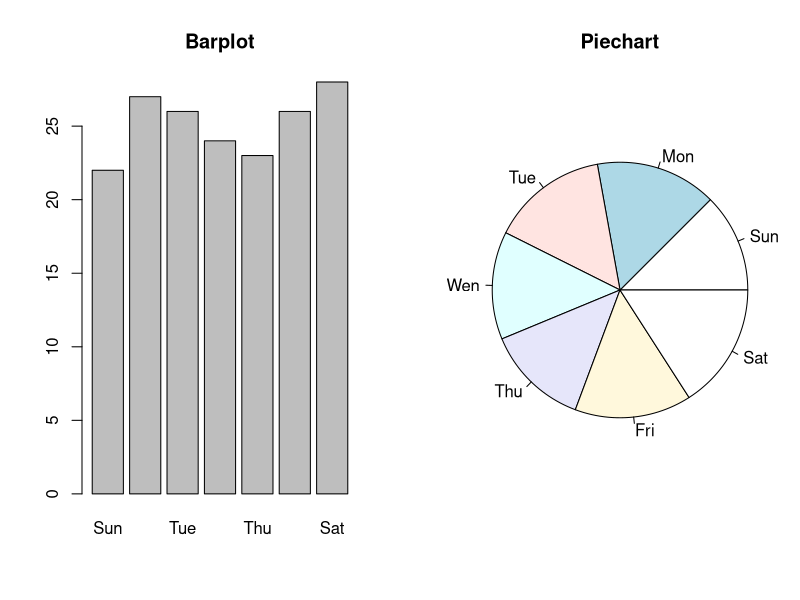
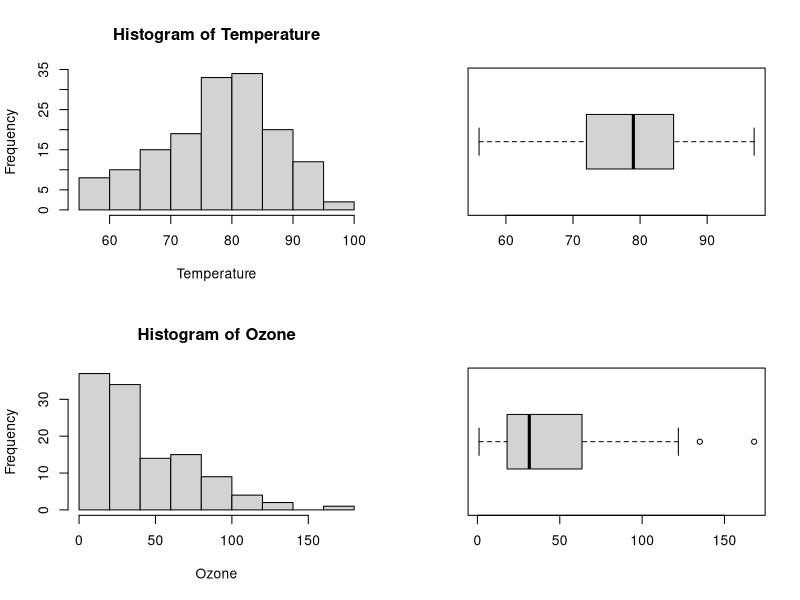
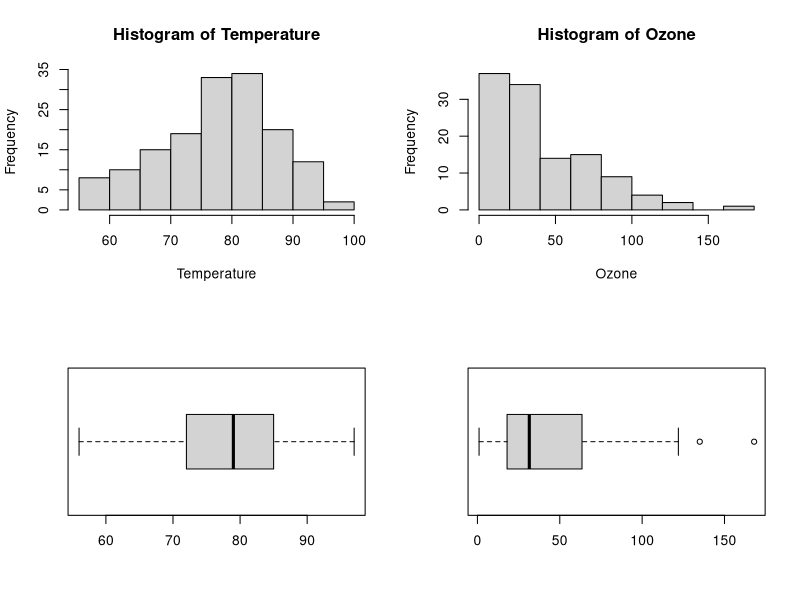
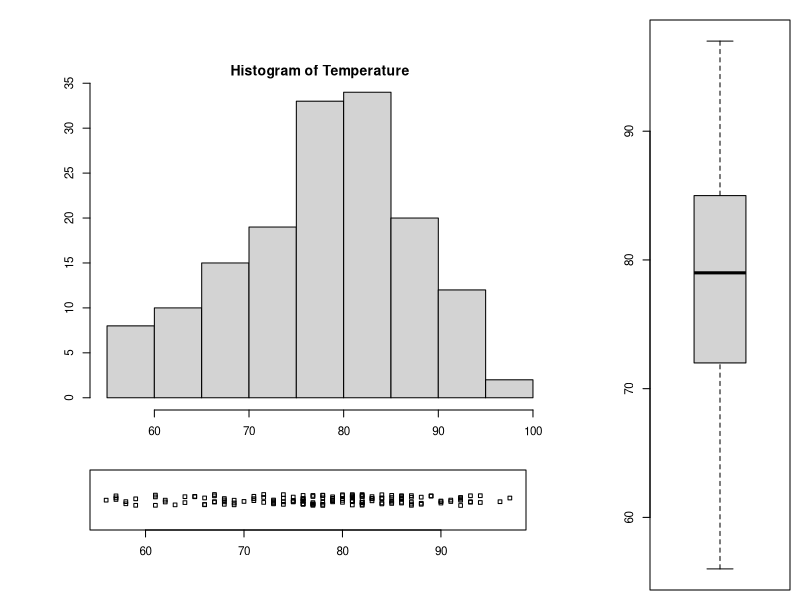
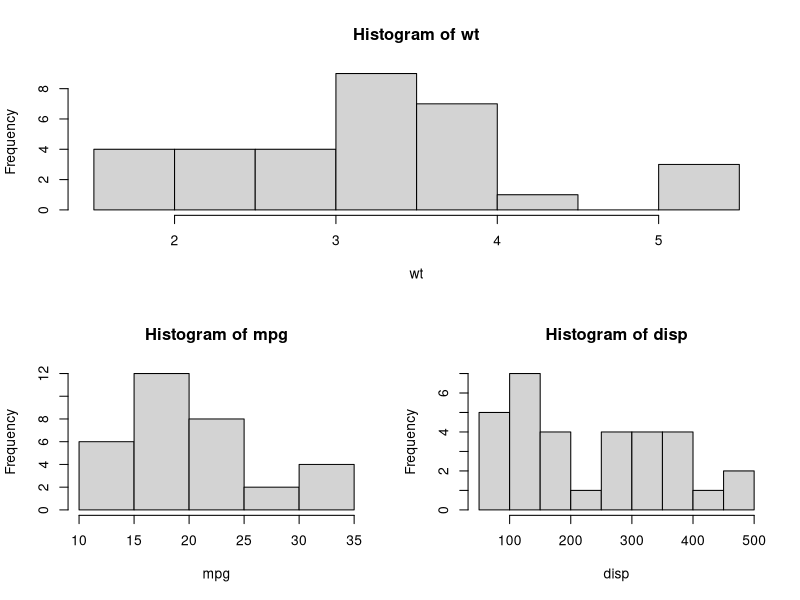
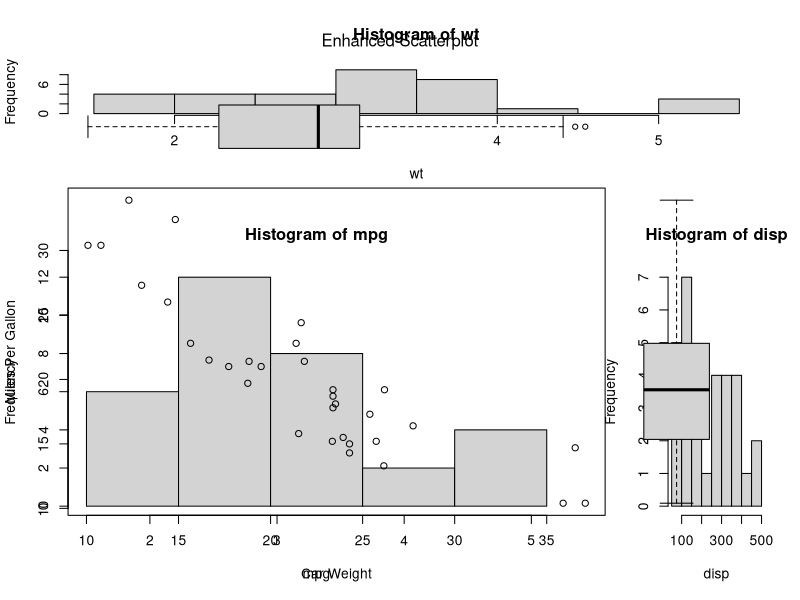
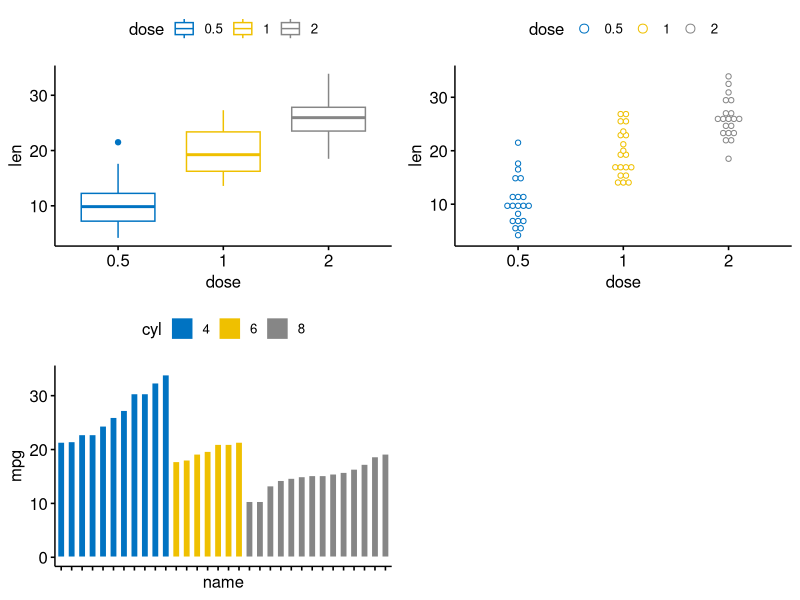
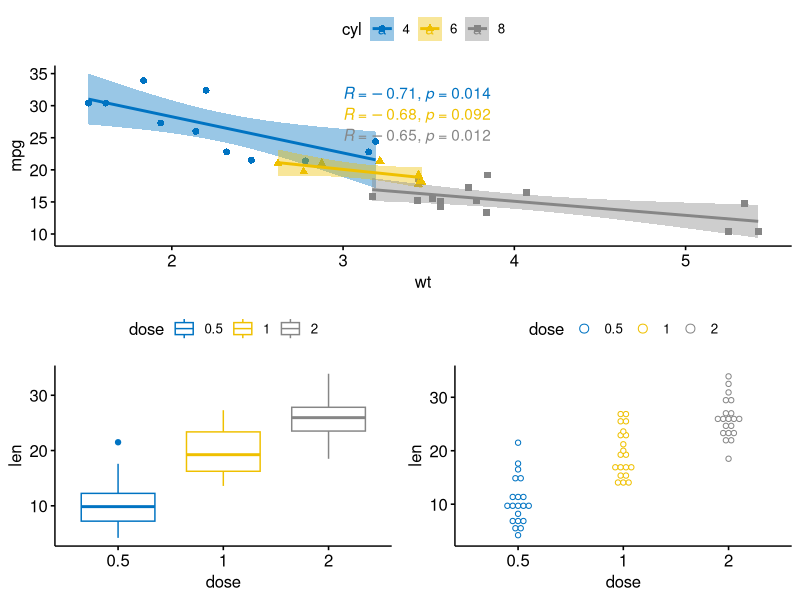

These figures' R source, in order:
#----------------------
#' combine plot
#----------------------

#方法1  par(mfrow=c(2,2)) par(mfcol=c(2,2)) 
{
  #Graphical parameter mfrow can be used to specify the number of subplot we need.
  #It takes in a vector of form c(m, n) which divides the given plot into m*n array of subplots. 
  #For example, if we need to plot two graphs side by side, we would have m=1 and n=2. Following example illustrates this.
  opar <- par(no.readonly = T)
  par(mfrow=c(1,2))    # set the plotting area into a 1*2 array
  max.temp <- c(22,27,26,24,23,26,28)
  names(max.temp) <- c("Sun", "Mon", "Tue", "Wen", "Thu", "Fri", "Sat")
  barplot(max.temp, main="Barplot")
  pie(max.temp, main="Piechart", radius=1)
  par(opar)
  
  Temperature <- airquality$Temp
  Ozone <- airquality$Ozone
  par(mfrow=c(2,2))
  hist(Temperature)
  boxplot(Temperature, horizontal=TRUE)
  hist(Ozone)
  boxplot(Ozone, horizontal=TRUE)
  par(opar)
  
  #Same plot with the change par(mfcol = c(2, 2)) would look as follows. 
  #Note that only the ordering of the subplot is different.
  Temperature <- airquality$Temp
  Ozone <- airquality$Ozone
  par(mfcol = c(2, 2))
  hist(Temperature)
  boxplot(Temperature, horizontal=TRUE)
  hist(Ozone)
  boxplot(Ozone, horizontal=TRUE)
  par(opar)
  
  #The graphical parameter fig lets us control the location of a figure precisely in a plot.
  #We need to provide the coordinates in a normalized form as c(x1, x2, y1, y2). 
  #For example, the whole plot area would be c(0, 1, 0, 1) with (x1, y1) = (0, 0) being the lower-left corner and (x2, y2) = (1, 1) being the upper-right corner.
  
  # make labels and margins smaller
  par(cex=0.7, mai=c(0.1,0.1,0.2,0.1))
  Temperature <- airquality$Temp
  # define area for the histogram fig= starts a new plot, so to add to an existing plot use new=TRUE.
  par(fig=c(0.1,0.7,0.3,0.9))
  hist(Temperature)
  # define area for the boxplot
  par(fig=c(0.8,1,0,1), new=TRUE)
  boxplot(Temperature)
  # define area for the stripchart
  par(fig=c(0.1,0.67,0.1,0.25), new=TRUE)
  stripchart(Temperature, method="jitter")
  par(opar)
}

#方法2 layout(matrix(c(1,1,2,3), 2, 2, byrow = TRUE)) 
{
  # One figure in row 1 and two figures in row 2
  attach(mtcars)
  layout(matrix(c(1,1,2,3), 2, 2, byrow = TRUE))
  hist(wt)
  hist(mpg)
  hist(disp)
  
  # One figure in row 1 and two figures in row 2
  # row 1 is 1/3 the height of row 2
  # column 2 is 1/4 the width of the column 1 
  attach(mtcars)
  layout(matrix(c(1,1,2,3), 2, 2, byrow = TRUE), 
         widths=c(3,1), heights=c(1,2))
  hist(wt)
  hist(mpg)
  hist(disp)
  
  # Add boxplots to a scatterplot fig= starts a new plot, so to add to an existing plot use new=TRUE.
  par(fig=c(0,0.8,0,0.8), new=TRUE)
  plot(mtcars$wt, mtcars$mpg, xlab="Car Weight",
       ylab="Miles Per Gallon")
  par(fig=c(0,0.8,0.55,1), new=TRUE)
  boxplot(mtcars$wt, horizontal=TRUE, axes=FALSE)
  par(fig=c(0.65,1,0,0.8),new=TRUE)
  boxplot(mtcars$mpg, axes=FALSE)
  mtext("Enhanced Scatterplot", side=3, outer=TRUE, line=-3)
 
}

#方法3  gridExtra grid
#To arrange multiple ggplot2 graphs on the same page, 
#the standard R functions - par() and layout() - cannot be used.
#The basic solution is to use the gridExtra R package, which comes with the following functions:
#grid.arrange() and arrangeGrob() to arrange multiple ggplots on one page
#marrangeGrob() for arranging multiple ggplots over multiple pages.
{
  library(ggpubr)
  # ToothGrowth
  data("ToothGrowth")
  head(ToothGrowth)
  # mtcars 
  data("mtcars")
  mtcars$name <- rownames(mtcars)
  mtcars$cyl <- as.factor(mtcars$cyl)
  head(mtcars[, c("name", "wt", "mpg", "cyl")])
  # Box plot (bp)
  bxp <- ggboxplot(ToothGrowth, x = "dose", y = "len",
                   color = "dose", palette = "jco")
  bxp
  # Dot plot (dp)
  dp <- ggdotplot(ToothGrowth, x = "dose", y = "len",
                  color = "dose", palette = "jco", binwidth = 1)
  dp
  # Bar plot (bp)
  bp <- ggbarplot(mtcars, x = "name", y = "mpg",
                  fill = "cyl",               # change fill color by cyl
                  color = "white",            # Set bar border colors to white
                  palette = "jco",            # jco journal color palett. see ?ggpar
                  sort.val = "asc",           # Sort the value in ascending order
                  sort.by.groups = TRUE,      # Sort inside each group
                  x.text.angle = 90           # Rotate vertically x axis texts
  )
  bp + font("x.text", size = 8)
  # Scatter plots (sp)
  sp <- ggscatter(mtcars, x = "wt", y = "mpg",
                  add = "reg.line",               # Add regression line
                  conf.int = TRUE,                # Add confidence interval
                  color = "cyl", palette = "jco", # Color by groups "cyl"
                  shape = "cyl"                   # Change point shape by groups "cyl"
  )+
    stat_cor(aes(color = cyl), label.x = 3)       # Add correlation coefficient
  sp
  library("gridExtra")
  grid.arrange(bxp, dp, bp + rremove("x.text"), 
               ncol = 2, nrow = 2)
  
  grid.arrange(sp,                             # First row with one plot spaning over 2 columns
               arrangeGrob(bxp, dp, ncol = 2), # Second row with 2 plots in 2 different columns
               nrow = 2)                       # Number of rows
  
  grid.arrange(bp,                                    # bar plot spaning two columns
               bxp, sp,                               # box plot and scatter plot
               ncol = 2, nrow = 2, 
               layout_matrix = rbind(c(1,1), c(2,3)))
  
  library("gridExtra")
  library("cowplot")
  # Arrange plots using arrangeGrob
  # returns a gtable (gt)
  gt <- arrangeGrob(bp,                               # bar plot spaning two columns
                    bxp, sp,                               # box plot and scatter plot
                    ncol = 2, nrow = 2, 
                    layout_matrix = rbind(c(1,1), c(2,3)))
  # Add labels to the arranged plots
  p <- as_ggplot(gt) +                                # transform to a ggplot
    draw_plot_label(label = c("A", "B", "C"), size = 15,
                    x = c(0, 0, 0.5), y = c(1, 0.5, 0.5)) # Add labels
  p
  
  
  # The grid R package can be used to create a complex layout with the help of the function grid.layout(). It provides also the helper function viewport() to define a region or a viewport on the layout. The function print() is used to place plots in a specified region.
  # 
  # The different steps can be summarized as follow :
  #   
  # Create plots : p1, p2, p3, ….
  # Move to a new page on a grid device using the function grid.newpage()
  # Create a layout 2X2 - number of columns = 2; number of rows = 2
  # Define a grid viewport : a rectangular region on a graphics device
  # Print a plot into the viewport
  library(grid)
  # Move to a new page
  grid.newpage()
  # Create layout : nrow = 3, ncol = 2
  pushViewport(viewport(layout = grid.layout(nrow = 3, ncol = 2)))
  # A helper function to define a region on the layout
  define_region <- function(row, col){
    viewport(layout.pos.row = row, layout.pos.col = col)
  } 
  # Arrange the plots
  print(sp, vp = define_region(row = 1, col = 1:2))   # Span over two columns
  print(bxp, vp = define_region(row = 2, col = 1))
  print(dp, vp = define_region(row = 2, col = 2))
  print(bp + rremove("x.text"), vp = define_region(row = 3, col = 1:2))
}

# gridExtra详解
{
  library(gridExtra)
  library(ggplot2)
  library(lattice)
  
  p <- qplot(1,1)
  p2 <- xyplot(1~1)   ##lattice包
  
  grid.arrange(p,p2,ncol = 2)
  
  
  library(gridExtra)
  library(ggplot2)
  library(lattice)
  
  gs <- list(NULL)
  gs[[1]] <- qplot(1,1)
  gs[[2]] <- xyplot(1~1)   ##lattice包
  
  grid.arrange(grobs=gs,ncol = 2)
  
  lay <- rbind(c(1,1,1,2,3),
               c(1,1,1,4,5),
               c(6,7,8,9,9))
  
  grid.arrange(grobs = gs,layout_matrix = lay)
  
  library(gridExtra)
  library(ggplot2)
  
  g <- ggplotGrob(qplot(1, 1) +
                    theme(plot.background = element_rect(colour = "black")))
  qplot(1:10, 1:10) +
    annotation_custom(
      grob = g,
      xmin = 1, xmax = 5, ymin = 5, ymax = 10
    ) 
}


# DEMO
{
  library(ggplot2)
  library(gridExtra)
  ToothGrowth$dose <- as.factor(ToothGrowth$dose)
  head(ToothGrowth)
  g1 <- ggplot(ToothGrowth, aes(x=dose, y=len)) + 
          geom_boxplot()+stat_summary(fun.y=mean, geom="point", shape=23, size=2)+
          geom_dotplot(binaxis='y', stackdir='center', dotsize=1)
  g2 <- ggplot(ToothGrowth, aes(x=dose, y=len)) + 
          geom_violin()+stat_summary(fun.y=mean, geom="point", shape=23, size=2)+ 
          geom_dotplot(binaxis='y', stackdir='center', dotsize=1)
  g3 <- ggplot(ToothGrowth, aes(x=dose, y=len)) + 
          geom_boxplot()+stat_summary(fun.y=mean, geom="point", shape=23, size=2)+
          geom_dotplot(binaxis='y', stackdir='center', dotsize=1)
  g4 <- ggplot(ToothGrowth, aes(x=dose, y=len)) + 
          geom_violin()+stat_summary(fun.y=mean, geom="point", shape=23, size=2)+ 
          geom_dotplot(binaxis='y', stackdir='center', dotsize=1)
  grid.arrange(g1,g2,g3,g4,ncol=2,nrow=2,newpage = TRUE)
}












